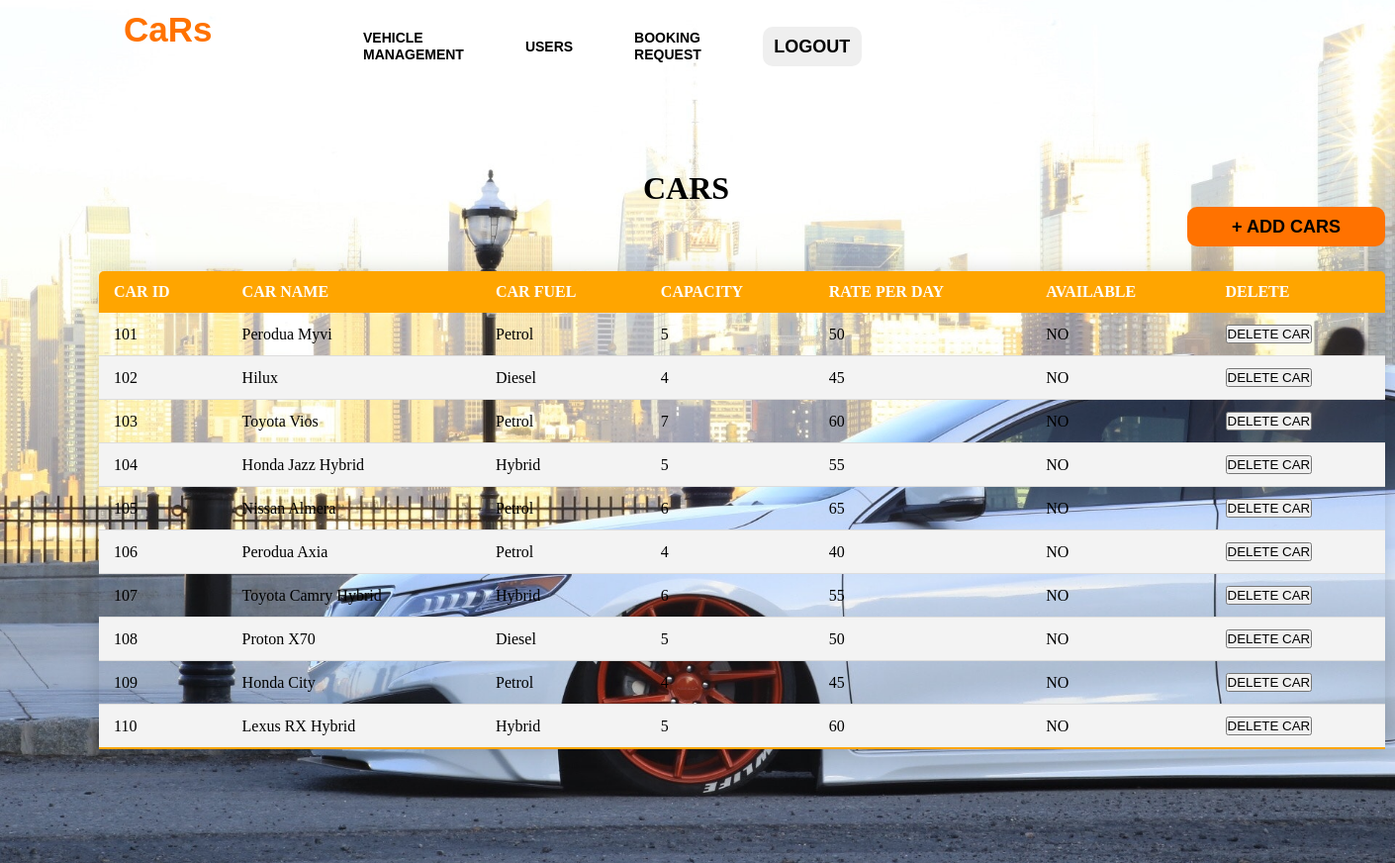
Screenshot of /WebsiteCarRentalManagementSystem/adminvehicle.php with the database file from the repository.
### tables this page shows
CREATE TABLE `cars` (
  `CAR_ID` int(11) NOT NULL,
  `CAR_NAME` varchar(255) NOT NULL,
  `CAR_FUEL` varchar(255) NOT NULL,
  `CAPACITY` int(11) NOT NULL,
  `RATE_PER_DAY` double NOT NULL,
  `CAR_IMG` varchar(255) NOT NULL,
  `AVAILABILITY` varchar(255) NOT NULL
);

### WebsiteCarRentalManagementSystem/adminvehicle.php (the view, shortened to what this page needs)
<!DOCTYPE html>
<html lang="en">
<head>
</head>
<body>
<?php
require_once('connection.php');
$query="SELECT *from cars";
$queryy=mysqli_query($con,$query);
?>
<div class="hai">
        <div class="navbar">
            <div class="icon">
                <h2 class="logo">CaRs</h2>
            </div>
            <div class="menu">
                <ul>
                    <li><a href="adminvehicle.php">VEHICLE MANAGEMENT</a></li>
                    <li><a href="adminusers.php">USERS</a></li>
                    <li><a href="adminbook.php">BOOKING REQUEST</a></li>
                  <li> <button class="nn"><a href="index.php">LOGOUT</a></button></li>
                </ul>
            </div>
         </div>
         </div>
        <div>
            <h1 class="header">CARS</h1>
            <button class="add"><a href="addcar.php">+ ADD CARS</a></button>
            <div>
                <div>
                    <table class="content-table">
                <thead>
                    <tr>
                        <th>CAR ID</th>
                        <th>CAR NAME</th>
                        <th>CAR FUEL</th>
                        <th>CAPACITY</th>
                        <th>RATE PER DAY</th>
                        <th>AVAILABLE</th>
                        <th>DELETE</th>
                    </tr>
                </thead>
                <tbody>
                <?php
                while($res=mysqli_fetch_array($queryy)){
                ?>
                <tr  class="active-row">
                    <td><?php echo $res['CAR_ID'];?></php></td>
                    <td><?php echo $res['CAR_NAME'];?></php></td>
                    <td><?php echo $res['CAR_FUEL'];?></php></td>
                    <td><?php echo $res['CAPACITY'];?></php></td>
                    <td><?php echo $res['RATE_PER_DAY'];?></php></td>
                    <td><?php
                    if($res['AVAILABILITY']=='Y')
                    {
                        echo 'YES';
                    }
                    else{
                        echo 'NO';
                    }
                    ?></php></td>
                    <td><button type="submit" class="but" name="approve"><a href="deletecar.php?id=<?php echo $res['CAR_ID']?>">DELETE CAR</a></button></td>
                </tr>
               <?php } ?>
                </tbody>
                </table>
                </div>
            </div>
        </div>
</body>
</html>

### WebsiteCarRentalManagementSystem/adminvehicle.php (style rules this page uses)
* { margin: 0; padding: 0; }
.hai { width: 100%; background: linear-gradient(to top, rgba(0,0,0,0)50%, rgba(0,0,0,0)50%),url("../images/carbg2.jpg"); background-position: center; background-size: cover; height: 109vh; animation: infiniteScrollBg 50s linear infinite; }
.navbar { width: 1200px; height: 75px; margin: auto; }
.icon { width:200px; float: left; height : 70px; }
.logo { color: #ff7200; font-size: 35px; font-family: Arial; padding-left: 20px; float:left; padding-top: 10px; }
.menu { width: 400px; float: left; height: 70px; }
ul { float: left; display: flex; justify-content: center; align-items: center; }
ul li { list-style: none; margin-left: 62px; margin-top: 27px; font-size: 14px; }
ul li a { text-decoration: none; color: black; font-family: Arial; font-weight: bold; transition: 0.4s ease-in-out; }
.content-table { border-collapse: collapse; font-size: 1em; min-width: 400px; border-radius: 5px 5px 0 0; overflow: hidden; box-shadow:0 0 20px rgba(0,0,0,0.15); margin-left : 100px ; margin-top: 25px; width: 1300px; height: 300px; }
.content-table thead tr { background-color: orange; color: white; text-align: left; }
.content-table th, .content-table td { padding: 12px 15px; }
.content-table tbody tr { border-bottom: 1px solid #dddddd; }
.content-table tbody tr:nth-of-type(even) { background-color: #f3f3f3; }
.content-table tbody tr:last-of-type { border-bottom: 2px solid orange; }
.header { margin-top: -700px; margin-left: 650px; }
.nn { width:100px; border:none; height: 40px; font-size: 18px; border-radius: 10px; cursor: pointer; color:white; transition: 0.4s ease; }
.nn a { text-decoration: none; color: black; font-weight: bold; }
.add { width: 200px; height: 40px; background: #ff7200; border:none; font-size: 18px; border-radius: 10px; cursor: pointer; color:#fff; transition: 0.4s ease; margin-left: 1200px; }
.add a { text-decoration: none; color: black; font-weight: bolder; }
.but a { text-decoration: none; color: black; }

### rows the page displays
cars: CAR_ID "101", CAR_NAME "Perodua Myvi", CAR_FUEL "Petrol", CAPACITY "5", RATE_PER_DAY "50", AVAILABILITY "NO"
cars: CAR_ID "102", CAR_NAME "Hilux", CAR_FUEL "Diesel", CAPACITY "4", RATE_PER_DAY "45", AVAILABILITY "NO"
cars: CAR_ID "103", CAR_NAME "Toyota Vios", CAR_FUEL "Petrol", CAPACITY "7", RATE_PER_DAY "60", AVAILABILITY "NO"
cars: CAR_ID "104", CAR_NAME "Honda Jazz Hybrid", CAR_FUEL "Hybrid", CAPACITY "5", RATE_PER_DAY "55", AVAILABILITY "NO"
cars: CAR_ID "105", CAR_NAME "Nissan Almera", CAR_FUEL "Petrol", CAPACITY "6", RATE_PER_DAY "65", AVAILABILITY "NO"
cars: CAR_ID "106", CAR_NAME "Perodua Axia", CAR_FUEL "Petrol", CAPACITY "4", RATE_PER_DAY "40", AVAILABILITY "NO"
cars: CAR_ID "107", CAR_NAME "Toyota Camry Hybrid", CAR_FUEL "Hybrid", CAPACITY "6", RATE_PER_DAY "55", AVAILABILITY "NO"
cars: CAR_ID "108", CAR_NAME "Proton X70", CAR_FUEL "Diesel", CAPACITY "5", RATE_PER_DAY "50", AVAILABILITY "NO"
cars: CAR_ID "109", CAR_NAME "Honda City", CAR_FUEL "Petrol", CAPACITY "4", RATE_PER_DAY "45", AVAILABILITY "NO"
cars: CAR_ID "110", CAR_NAME "Lexus RX Hybrid", CAR_FUEL "Hybrid", CAPACITY "5", RATE_PER_DAY "60", AVAILABILITY "NO"
